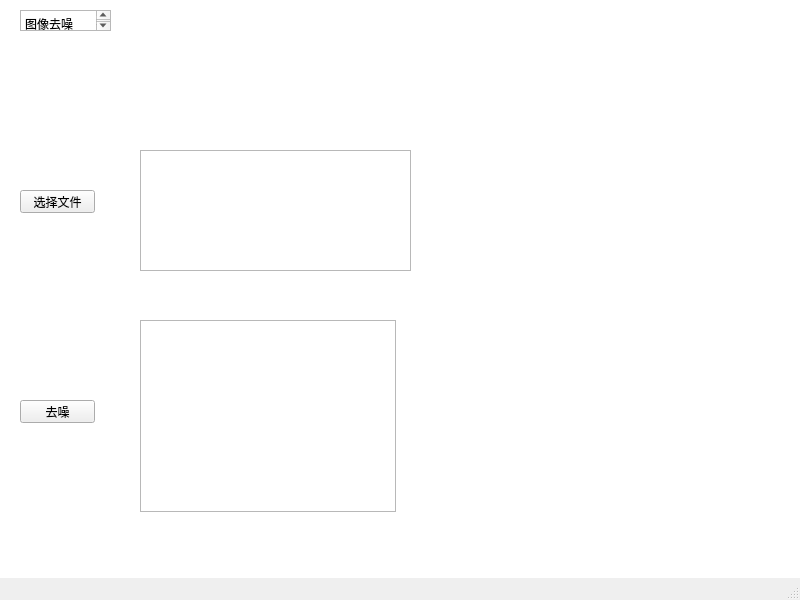
<?xml version="1.0" encoding="UTF-8"?>
<ui version="4.0">
 <class>MainWindow</class>
 <widget class="QMainWindow" name="MainWindow">
  <property name="geometry">
   <rect>
    <x>0</x>
    <y>0</y>
    <width>800</width>
    <height>600</height>
   </rect>
  </property>
  <property name="windowTitle">
   <string>MainWindow</string>
  </property>
  <widget class="QWidget" name="centralwidget">
   <widget class="QGraphicsView" name="graphicsView">
    <property name="geometry">
     <rect>
      <x>-10</x>
      <y>-20</y>
      <width>881</width>
      <height>661</height>
     </rect>
    </property>
   </widget>
   <widget class="QPlainTextEdit" name="plainTextEdit">
    <property name="geometry">
     <rect>
      <x>20</x>
      <y>10</y>
      <width>91</width>
      <height>21</height>
     </rect>
    </property>
    <property name="plainText">
     <string>图像去噪
</string>
    </property>
   </widget>
   <widget class="QPushButton" name="pushButton">
    <property name="geometry">
     <rect>
      <x>20</x>
      <y>190</y>
      <width>75</width>
      <height>23</height>
     </rect>
    </property>
    <property name="text">
     <string>选择文件</string>
    </property>
   </widget>
   <widget class="QTextEdit" name="textEdit">
    <property name="geometry">
     <rect>
      <x>140</x>
      <y>150</y>
      <width>271</width>
      <height>121</height>
     </rect>
    </property>
   </widget>
   <widget class="QPushButton" name="pushButton_2">
    <property name="geometry">
     <rect>
      <x>20</x>
      <y>400</y>
      <width>75</width>
      <height>23</height>
     </rect>
    </property>
    <property name="text">
     <string>去噪</string>
    </property>
   </widget>
   <widget class="QTextBrowser" name="textBrowser">
    <property name="geometry">
     <rect>
      <x>140</x>
      <y>320</y>
      <width>256</width>
      <height>192</height>
     </rect>
    </property>
   </widget>
  </widget>
  <widget class="QMenuBar" name="menubar">
   <property name="geometry">
    <rect>
     <x>0</x>
     <y>0</y>
     <width>800</width>
     <height>22</height>
    </rect>
   </property>
  </widget>
  <widget class="QStatusBar" name="statusbar"/>
 </widget>
 <resources/>
 <connections/>
</ui>
